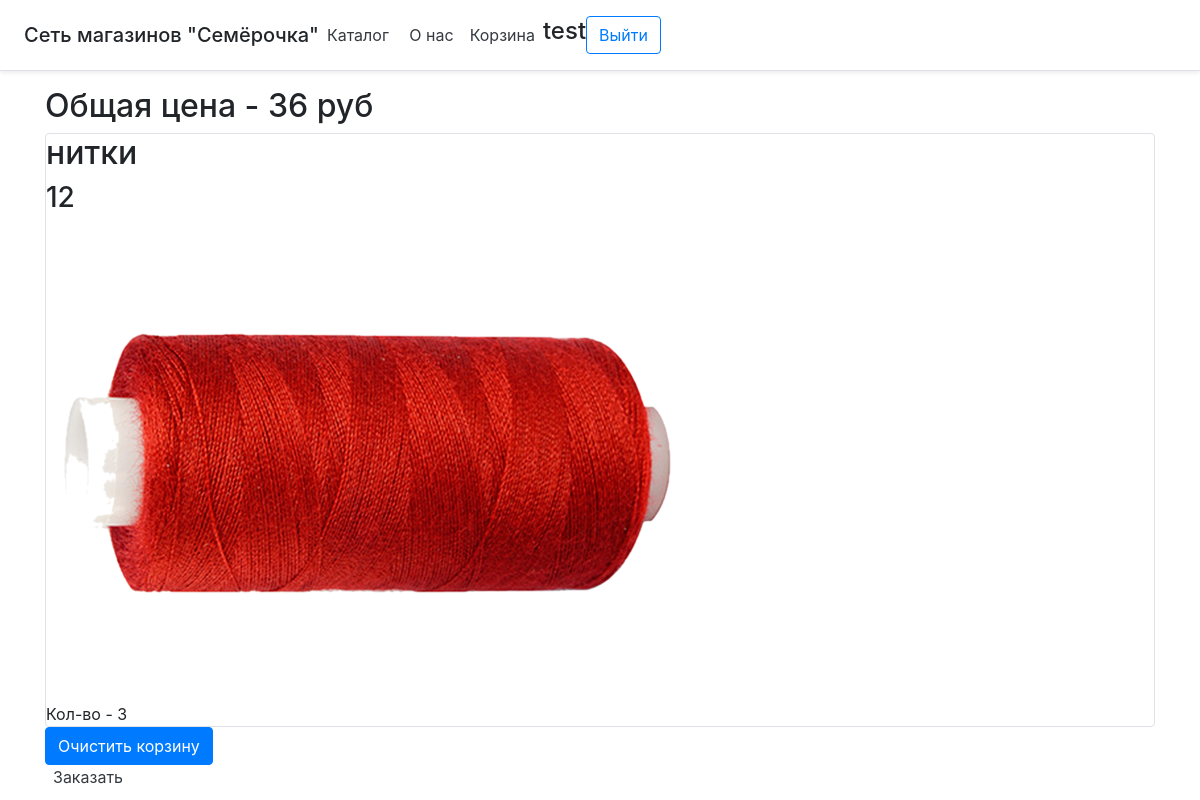
The app's page /goodstobuy (signed in) with its own data.
### data/users.py (models this page shows, shortened)
class User(SqlAlchemyBase, UserMixin):
    __tablename__ = 'users'
    id = sqlalchemy.Column(sqlalchemy.Integer,
                           primary_key=True, autoincrement=True)
    name = sqlalchemy.Column(sqlalchemy.String, nullable=True)
    about = sqlalchemy.Column(sqlalchemy.String, nullable=True)
    email = sqlalchemy.Column(sqlalchemy.String,
                              index=True, unique=True, nullable=True)
    hashed_password = sqlalchemy.Column(sqlalchemy.String, nullable=True)
    created_date = sqlalchemy.Column(sqlalchemy.DateTime,
                                     default=datetime.datetime.now)
    goodstobuy = orm.relation("Goodstobuy", back_populates='user')

### data/goodtobuy.py (models this page shows)
class Goodstobuy(SqlAlchemyBase):
    __tablename__ = 'goodstobuy'
    id = sqlalchemy.Column(sqlalchemy.Integer,
                           primary_key=True, autoincrement=True)
    name_customer = sqlalchemy.Column(sqlalchemy.Integer, sqlalchemy.ForeignKey("users.name"))
    user = orm.relation('User')
    name_good = sqlalchemy.Column(sqlalchemy.Integer, sqlalchemy.ForeignKey("goods.name"))
    good = orm.relation('Good')
    amount = sqlalchemy.Column(sqlalchemy.Integer)

### data/goods.py (models this page shows)
class Good(SqlAlchemyBase):
    __tablename__ = 'goods'
    id = sqlalchemy.Column(sqlalchemy.Integer,
                           primary_key=True, autoincrement=True)
    name = sqlalchemy.Column(sqlalchemy.String, nullable=True)
    price = sqlalchemy.Column(sqlalchemy.Integer)
    rating = sqlalchemy.Column(sqlalchemy.Float)
    count_rating = sqlalchemy.Column(sqlalchemy.Integer)
    amount = sqlalchemy.Column(sqlalchemy.Integer)
    picture = sqlalchemy.Column(sqlalchemy.String)
    goodstobuy = orm.relation("Goodstobuy", back_populates='good')

### main.py (the view)
@app.route('/goodstobuy', methods=['POST', 'GET'])
@login_required
def goodtobuy():
    db_sess = db_session.create_session()
    goods = db_sess.query(Goodstobuy).filter(Goodstobuy.name_customer == current_user.name)
    sm = 0
    if request.method == 'POST':
        for el in goods:
            db_sess.delete(el)
        db_sess.commit()
        goods = []
    for el in goods:
        sm += el.good.price * el.amount
    return render_template('goodstobuy.html', price=sm, goods=goods)

### data/db_session.py (called while the page is built)
def create_session() -> Session:
    global __factory
    return __factory()

### main.py (called while the page is built)
@login_manager.user_loader
def load_user(user_id):
    db_sess = db_session.create_session()
    return db_sess.query(User).get(user_id)

### templates/goodstobuy.html
{% extends "base.html" %}
{% block content %}
<h2>Общая цена - {{price}} руб</h2>
{% for item in goods%}
<div class="col-md6 border rounded">
    <h2>{{item.good.name}}</h2>
    <h3>{{item.good.price}}</h3>
    <img src={{item.good.picture}} alt="здесь должна была быть картинка, но не нашлась">
    <div>
        Кол-во - {{item.amount}}
    </div>
</div>
{% endfor %}
<form class="login_form" method="post">
    <button type="submit" class="btn btn-primary">Очистить корзину</button>
</form>
<a class="p-2 text-dark cc_pointer" href="/pay">Заказать</a>
{% endblock %}

### templates/base.html (shortened to what this page needs)
<!DOCTYPE html>
<html lang="en">
<head>
    <link rel="stylesheet" href="https://stackpath.bootstrapcdn.com/bootstrap/4.4.1/css/bootstrap.min.css"
>
</head>
<body>
<header class="d-flex flex-column flex-md-row align-items-center p-3 px-md-4 mb-3 bg-body border-bottom shadow-sm cc_cursor">
    <p class="h5 my-0 me-md-auto fw-normal">Сеть магазинов "Семёрочка"</p>
    <nav class="my-2 my-md-0 me-md-3">
        <a class="p-2 text-dark" href="/catalog">Каталог</a>
        <a class="p-2 text-dark" href="/about">О нас</a>
    </nav>
    <nav class="my-2 my-md-0 me-md-3" style="align-right">
        <a class="p-2 text-dark cc_pointer"  href="/goodstobuy">Корзина</a>
    </nav>
    {% if current_user.is_authenticated %}
    <p>
        <h4>{{current_user.name}}</h4>
        <a class="btn btn-outline-primary" href="/logout">Выйти</a>
    </p>
    {% else %}
    <p>
        <a class="btn btn-outline-primary" href="/login">Войти</a>
        <a class="btn btn-outline-primary" href="/register">Зарегистрироваться</a>
    </p>
    {% endif %}
</header>
<main role="main" class="container">
    {% block content %}{% endblock %}
</main>
</body>
</html>

### records on screen
User: name "test"
Goodstobuy: good.name "нитки", good.price "12", good.picture (picture), amount "3"

### other values on screen
{{ price }} "36"
